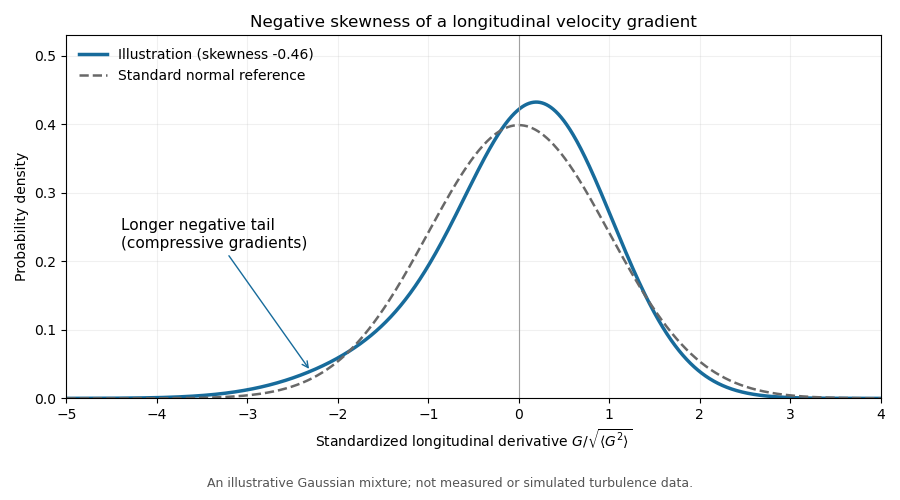

Write the Python code that produced this figure.
"""Illustrative derivative PDF, not simulation data. Output is in the CWD.

Tested with the Python, NumPy and Matplotlib versions in pyproject.toml.
"""

from pathlib import Path

import matplotlib

matplotlib.use("Agg")
import matplotlib.pyplot as plt
import numpy as np


def main():
    weights = np.array([0.2, 0.8])
    means = np.array([-0.8, 0.2])
    deviations = np.array([0.75, 0.6])
    mean = float(weights @ means)
    variance = float(weights @ (deviations**2 + means**2) - mean**2)
    third_moment = float(weights @ ((means - mean)**3 + 3*(means - mean)*deviations**2))
    scale = np.sqrt(variance)
    skewness = third_moment / scale**3
    z = np.linspace(-5, 4, 1500)
    density = np.zeros_like(z)
    for weight, center, deviation in zip(weights, means, deviations):
        density += weight * scale / (np.sqrt(2*np.pi)*deviation) * np.exp(
            -0.5*((mean + scale*z - center)/deviation)**2
        )
    reference = np.exp(-z*z/2) / np.sqrt(2*np.pi)
    assert abs(mean) < 1e-12 and skewness < 0
    fig, ax = plt.subplots(figsize=(9, 5), dpi=100, facecolor="white")
    ax.set_facecolor("white")
    ax.plot(z, density, color="#176b9b", linewidth=2.5, label=f"Illustration (skewness {skewness:.2f})")
    ax.plot(z, reference, color="#686868", linewidth=1.8, linestyle="--", label="Standard normal reference")
    ax.axvline(0, color="#a0a0a0", linewidth=0.8)
    ax.annotate("Longer negative tail\n(compressive gradients)", xy=(-2.3, np.interp(-2.3,z,density)),
                xytext=(-4.4, 0.22), fontsize=11, arrowprops={"arrowstyle":"->", "color":"#176b9b"})
    ax.set(xlim=(-5,4), ylim=(0,0.53), xlabel=r"Standardized longitudinal derivative $G/\sqrt{\langle G^2\rangle}$",
           ylabel="Probability density", title="Negative skewness of a longitudinal velocity gradient")
    ax.legend(loc="upper left", fontsize=10, frameon=False)
    ax.grid(alpha=0.18)
    fig.text(0.5, 0.025, "An illustrative Gaussian mixture; not measured or simulated turbulence data.",
             ha="center", fontsize=9, color="#555555")
    fig.tight_layout(rect=(0,0.065,1,1))
    fig.savefig(Path.cwd() / "paper-79-gradient-skewness.png", facecolor="white")
    plt.close(fig)


if __name__ == "__main__":
    main()
